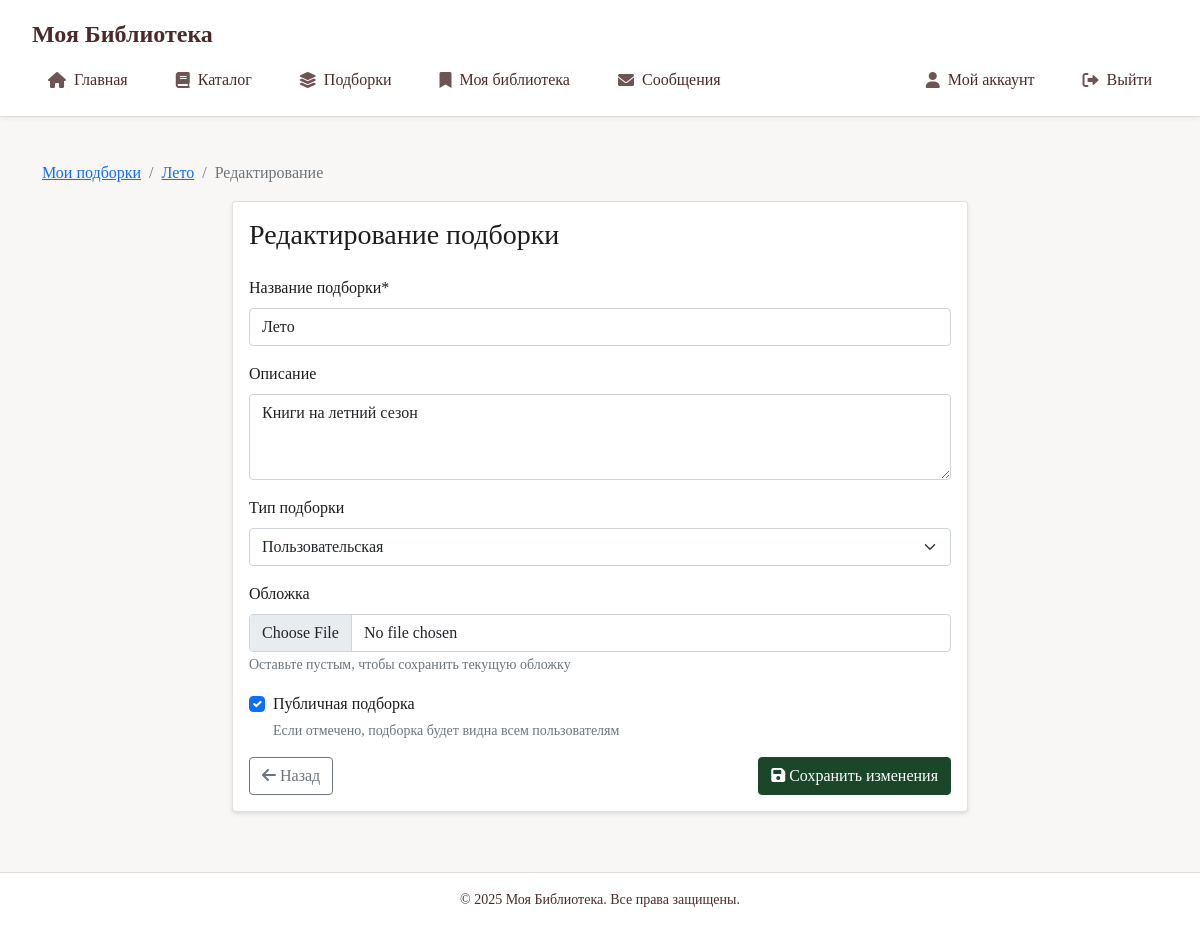
The app's page /books/collections/-2/edit/ (signed in) with its own data.
### books/models.py (models this page shows, shortened)
class Collection(models.Model):
    COLLECTION_TYPES = [
        ('custom', 'Пользовательская'),
        ('genre', 'По жанру'),
        ('author', 'По автору'),
        ('theme', 'Тематическая'),
        ('period', 'По периоду'),
    ]
    title = models.CharField(
        max_length=200,
        verbose_name='Название'
    )
    description = models.TextField(
        blank=True,
        verbose_name='Описание'
    )
    cover = models.ImageField(
        upload_to='collection_covers/',
        blank=True,
        null=True,
        verbose_name='Обложка'
    )
    type = models.CharField(
        max_length=20,
        choices=COLLECTION_TYPES,
        default='custom',
        verbose_name='Тип подборки'
    )
    slug = models.SlugField(
        'URL',
        unique=True,
        help_text='Уникальный идентификатор для URL'
    )
    is_public = models.BooleanField(
        default=True,
        verbose_name='Публичная',
        help_text='Если отмечено, подборка будет видна всем пользователям'
    )
    created_by = models.ForeignKey(
        settings.AUTH_USER_MODEL,
        on_delete=models.SET_NULL,
        null=True,
        related_name='collections',
        to_field='id',
        verbose_name='Создатель'
    )
    books = models.ManyToManyField(
        'Book',
        related_name='collections',
        verbose_name='Книги',
        db_column='book_id'
    )
    created_at = models.DateTimeField(
        auto_now_add=True,
        verbose_name='Дата создания'
    )
    updated_at = models.DateTimeField(
        auto_now=True,
        verbose_name='Дата обновления'
    )
    class Meta:
        verbose_name = 'Подборка'
        verbose_name_plural = 'Подборки'
        ordering = ['-created_at']
        indexes = [
            models.Index(fields=['created_by', 'is_public']),
            models.Index(fields=['type', 'created_at'])
        ]

### books/views.py (the view, shortened to what this page needs)
# urls.py: path('collections/<slug:slug>/edit/', views.edit_collection, name='edit_collection'),
@login_required
def edit_collection(request, slug):
    collection = get_object_or_404(Collection, slug=slug)
    if collection.created_by != request.user and not request.user.is_staff:
        messages.error(request, 'У вас нет прав на редактирование этой подборки')
        return redirect('books:collection_detail', slug=slug)
    context = {
        'collection': collection,
        'collection_types': Collection.COLLECTION_TYPES,
    }
    return render(request, 'books/collections/edit.html', context)

### main_admin/context_processors.py (called while the page is built, shortened)
def site_settings(request):
    if not request.path.startswith('/admin/'):
        return {}

### users/models.py (called while the page is built)
    @property
    def has_unread_messages(self):
        return self.moderator_messages.filter(is_read=False).exists()

### books/templates/books/collections/edit.html (shortened to what this page needs)
{% extends 'base.html' %}
{% block content %}
<div class="container mt-4">
    <nav aria-label="breadcrumb">
        <ol class="breadcrumb">
            <li class="breadcrumb-item"><a href="{% url 'books:user_collections' %}">Мои подборки</a></li>
            <li class="breadcrumb-item"><a href="{% url 'books:collection_detail' collection.slug %}">{{ collection.title }}</a></li>
            <li class="breadcrumb-item active" aria-current="page">Редактирование</li>
        </ol>
    </nav>
    <div class="row justify-content-center">
        <div class="col-md-8">
            <div class="card">
                <div class="card-body">
                    <h3 class="card-title mb-4">Редактирование подборки</h3>
                    <form method="post" enctype="multipart/form-data">
                        <div class="mb-3">
                            <label for="title" class="form-label">Название подборки*</label>
                            <input type="text" class="form-control" id="title" name="title" value="{{ collection.title }}" required>
                        </div>
                        <div class="mb-3">
                            <label for="description" class="form-label">Описание</label>
                            <textarea class="form-control" id="description" name="description" rows="3">{{ collection.description }}</textarea>
                        </div>
                        <div class="mb-3">
                            <label for="type" class="form-label">Тип подборки</label>
                            <select class="form-select" id="type" name="type">
                                {% for code, name in collection_types %}
                                <option value="{{ code }}" {% if collection.type == code %}selected{% endif %}>{{ name }}</option>
                                {% endfor %}
                            </select>
                        </div>
                        <div class="mb-3">
                            <label for="cover" class="form-label">Обложка</label>
                            <input type="file" class="form-control" id="cover" name="cover" accept="image/*">
                            <small class="form-text text-muted">Оставьте пустым, чтобы сохранить текущую обложку</small>
                        </div>
                        <div class="mb-3">
                            <div class="form-check">
                                <input type="checkbox" class="form-check-input" id="is_public" name="is_public" {% if collection.is_public %}checked{% endif %}>
                                <label class="form-check-label" for="is_public">
                                    Публичная подборка
                                </label>
                                <small class="form-text text-muted d-block">
                                    Если отмечено, подборка будет видна всем пользователям
                                </small>
                            </div>
                        </div>
                        <div class="d-flex justify-content-between">
                            <a href="{% url 'books:collection_detail' collection.slug %}" class="btn btn-outline-secondary">
                                <i class="fas fa-arrow-left"></i> Назад
                            </a>
                            <button type="submit" class="btn btn-primary">
                                <i class="fas fa-save"></i> Сохранить изменения
                            </button>
                        </div>
                    </form>
                </div>
            </div>
        </div>
    </div>
</div>
{% endblock %}

### main_admin/static/css/style.css (style rules this page uses)
:root { --bg-color: #f9f7f5; --accent-color: #4c2a2a; --text-color: #1c1c1c; --nav-text-color: #4c2a2a; --font-serif: "Georgia", serif; --border-color: #ddd; --border-radius: 8px; }
* { margin: 0; padding: 0; box-sizing: border-box; }
body { font-family: var(--font-serif); background-color: var(--bg-color); color: var(--text-color); }
nav { display: flex; justify-content: space-between; align-items: center; margin-top: 0.5rem; }

### books/templates/books/collections/edit.html (style rules this page uses)
.card { box-shadow: 0 2px 4px rgba(0,0,0,0.1); }
.btn-primary { background-color: #1a472a; border-color: #1a472a; }

### records on screen
Collection: title "Лето", description "Книги на летний сезон", type "Пользовательская", is_public "☑"
